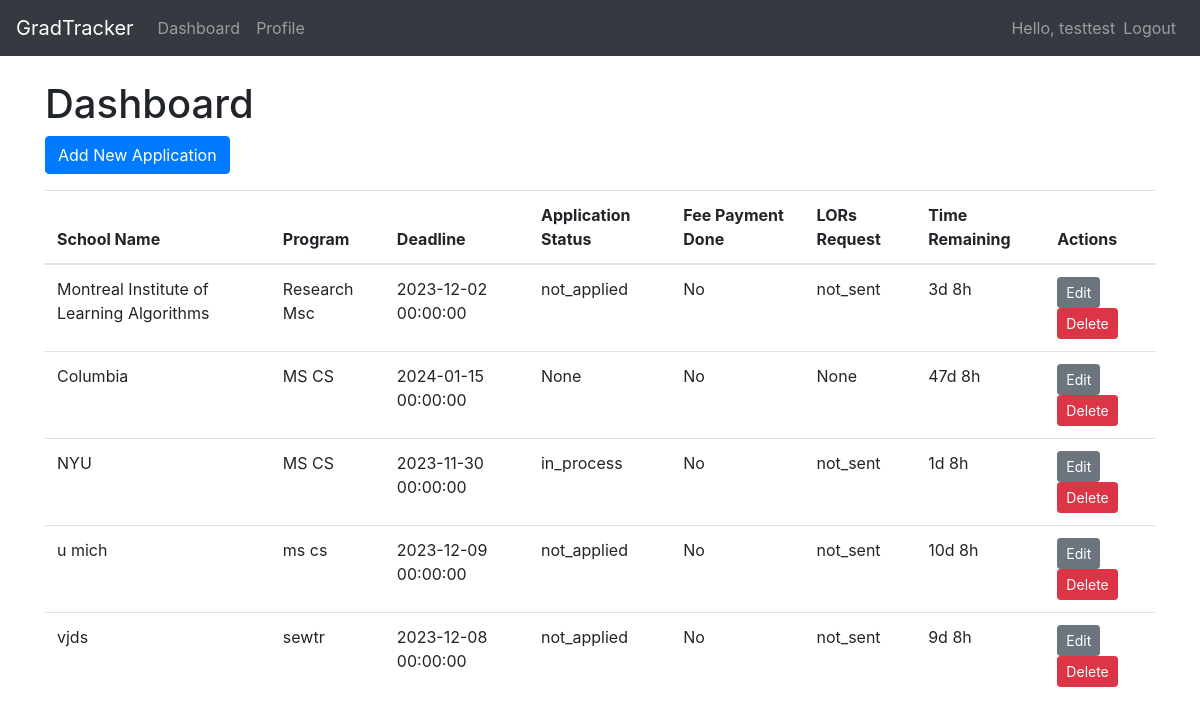
Page /dashboard (signed in) on the earlier database version.
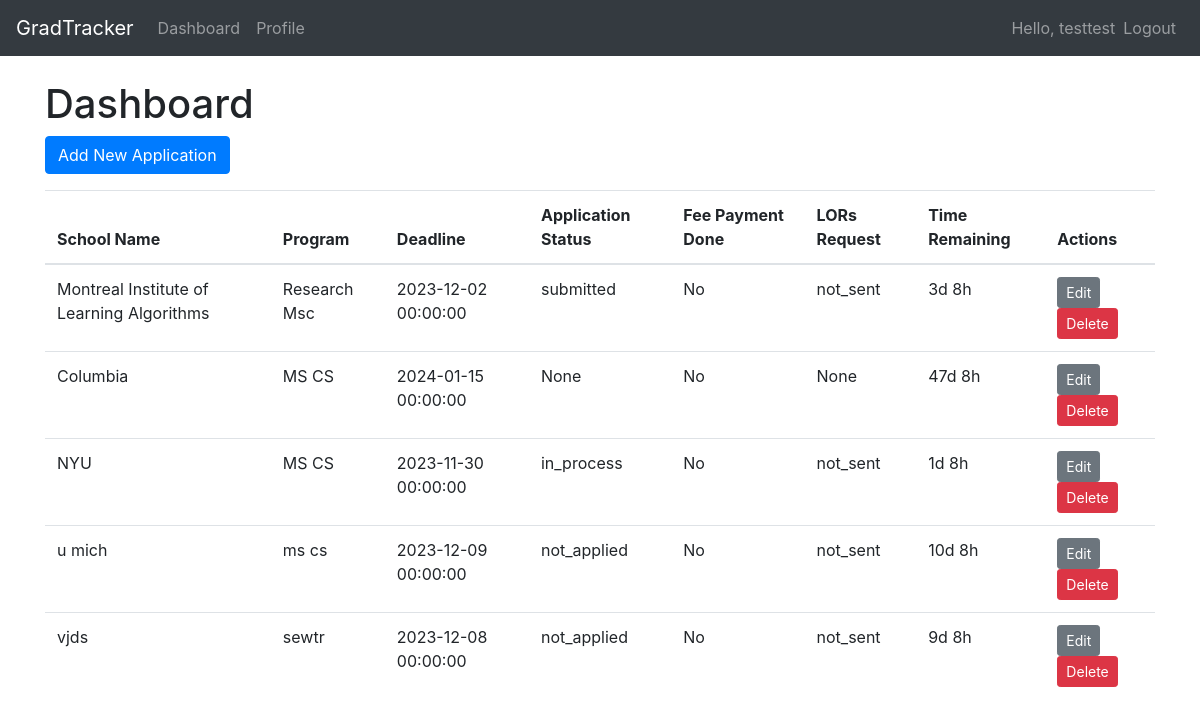
Same page on the later database version.
### app/models/models.py (models this page shows)
class User(UserMixin, db.Model):
    id = db.Column(db.Integer, primary_key=True)
    username = db.Column(db.String(100), unique=True, nullable=False)
    email = db.Column(db.String(100), unique=True, nullable=False)
    password_hash = db.Column(db.String(200))
    applications = db.relationship('Application', backref='user', lazy=True)  # Relationship to Application
    professors = db.relationship('Professor', backref='user', lazy=True)  # Relationship to Professor
    statements = db.relationship('Statement', backref='user', lazy=True)  # Add this line to the User class

class Application(db.Model):
    id = db.Column(db.Integer, primary_key=True)
    school_name = db.Column(db.String(1000))
    program = db.Column(db.String(1000))
    deadline = db.Column(db.DateTime(timezone=True), default=func.now())  # Updated to include time
    application_status = db.Column(db.String(100), default="not_applied")
    fee_payment_done = db.Column(db.Boolean, default=False)
    lors_request = db.Column(db.String(100), default="not_sent")
    user_id = db.Column(db.Integer, db.ForeignKey('user.id'))

### app/routes/views.py (the view)
@main.route('/dashboard')
@login_required
def dashboard():
    applications = Application.query.filter_by(user_id=current_user.id).all()
    return render_template('dashboard.html', applications=applications)

### app/__init__.py (called while the page is built)
@login_manager.user_loader
def load_user(user_id):
    return User.query.get(int(user_id))

### app/templates/dashboard.html (shortened to what this page needs)
{% extends 'layout.html' %}
{% block content %}
    <h1>Dashboard</h1>
    <a href="{{ url_for('main.new_application') }}" class="btn btn-primary">Add New Application</a>
    {% if applications %}
        <table class="table mt-3" id="applicationsTable">
            <thead>
                <tr>
                    <th>School Name</th>
                    <th>Program</th>
                    <th>Deadline</th>
                    <th>Application Status</th>
                    <th>Fee Payment Done</th>
                    <th>LORs Request</th>
                    <th>Time Remaining</th>
                    <th>Actions</th>
                </tr>
            </thead>
            <tbody>
                {% for application in applications %}
                <tr>
                    <td>{{ application.school_name }}</td>
                    <td>{{ application.program }}</td>
                    <td>{{ application.deadline }}</td>
                    <td>{{ application.application_status }}</td>
                    <td>{{ "Yes" if application.fee_payment_done else "No" }}</td>
                    <td>{{ application.lors_request }}</td>
                    <td id="countdown-{{ loop.index }}"></td>
                    <td>
                        <a href="{{ url_for('main.edit_application', application_id=application.id) }}" class="btn btn-sm btn-secondary">Edit</a>
                        <a href="{{ url_for('main.delete_application', application_id=application.id) }}" class="btn btn-sm btn-danger">Delete</a>
                    </td>
                </tr>
                {% endfor %}
            </tbody>
        </table>
    {% else %}
        <p class="mt-3">No applications to display. Start by <a href="{{ url_for('main.new_application') }}">adding a new application</a>.</p>
    {% endif %}
{% endblock %}

### app/templates/layout.html (shortened to what this page needs)
<!DOCTYPE html>
<html lang="en">
<head>
    <link rel="stylesheet" href="https://stackpath.bootstrapcdn.com/bootstrap/4.5.2/css/bootstrap.min.css">
</head>
<body>
    <nav class="navbar navbar-expand-lg navbar-dark bg-dark">
        <a class="navbar-brand" href="{{ url_for('main.index') }}">GradTracker</a>
        <div class="collapse navbar-collapse" id="navbarNavAltMarkup">
            <div class="navbar-nav mr-auto">
		{% if current_user.is_authenticated %}
                    <a class="nav-item nav-link" href="{{ url_for('main.dashboard') }}">Dashboard</a>
		    <a class="nav-item nav-link" href="{{ url_for('main.profile') }}">Profile</a>
		{% endif %}
            </div>
            <div class="navbar-nav ml-auto">
                {% if current_user.is_authenticated %}
                    <span class="navbar-text">
                        Hello, {{ current_user.username }}
                    </span>
                    <a class="nav-item nav-link" href="{{ url_for('auth.logout') }}">Logout</a>
                {% else %}
                    <a class="nav-item nav-link" href="{{ url_for('auth.login') }}">Login</a>
                    <a class="nav-item nav-link" href="{{ url_for('auth.signup') }}">Sign Up</a>
                {% endif %}
            </div>
        </div>
    </nav>
    <div class="container mt-4">
        {% block content %}
        {% endblock %}
    </div>
</body>
</html>

Differences in the rows shown:
changed Application "Montreal Institute of Learning Algorithms": application_status "not_applied" → "submitted"
